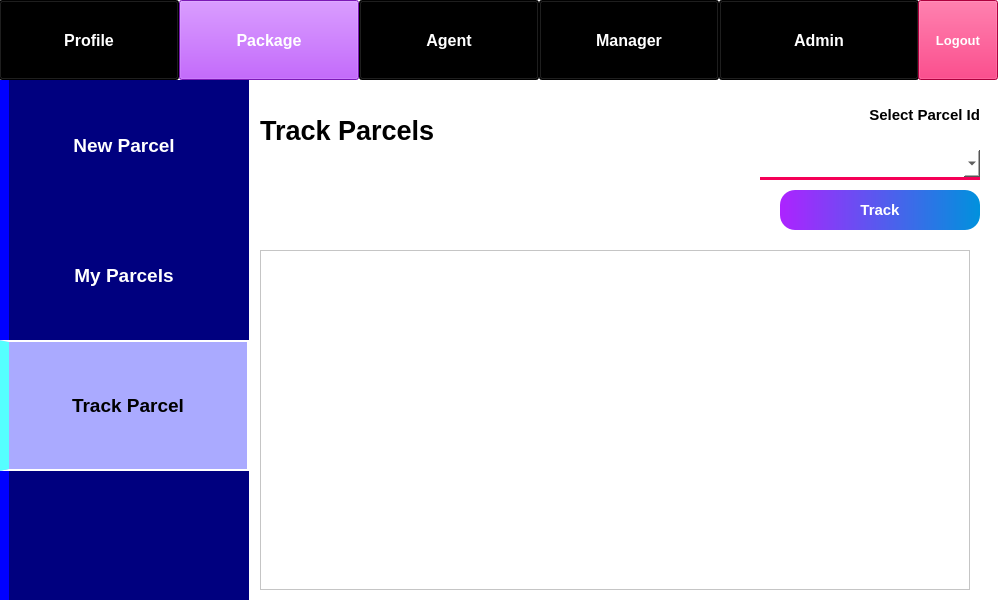
<?xml version="1.0" encoding="UTF-8"?>
<ui version="4.0">
 <class>Form</class>
 <widget class="QWidget" name="Form">
  <property name="geometry">
   <rect>
    <x>0</x>
    <y>0</y>
    <width>1000</width>
    <height>600</height>
   </rect>
  </property>
  <property name="minimumSize">
   <size>
    <width>1000</width>
    <height>600</height>
   </size>
  </property>
  <property name="windowTitle">
   <string>PMS - Track Parcel</string>
  </property>
  <property name="styleSheet">
   <string notr="true">background-color: rgb(255, 255, 255);</string>
  </property>
  <widget class="QPushButton" name="pushButton_3">
   <property name="geometry">
    <rect>
     <x>359</x>
     <y>0</y>
     <width>180</width>
     <height>80</height>
    </rect>
   </property>
   <property name="font">
    <font>
     <pointsize>12</pointsize>
     <weight>75</weight>
     <bold>true</bold>
    </font>
   </property>
   <property name="styleSheet">
    <string notr="true">background-color: rgb(0, 0, 0);
color: rgb(255, 255, 255);</string>
   </property>
   <property name="text">
    <string>Agent</string>
   </property>
  </widget>
  <widget class="QPushButton" name="pushButton_5">
   <property name="geometry">
    <rect>
     <x>719</x>
     <y>0</y>
     <width>200</width>
     <height>80</height>
    </rect>
   </property>
   <property name="font">
    <font>
     <pointsize>12</pointsize>
     <weight>75</weight>
     <bold>true</bold>
    </font>
   </property>
   <property name="styleSheet">
    <string notr="true">background-color: rgb(0, 0, 0);
color: rgb(255, 255, 255);</string>
   </property>
   <property name="text">
    <string>Admin</string>
   </property>
  </widget>
  <widget class="QPushButton" name="pushButton_2">
   <property name="geometry">
    <rect>
     <x>179</x>
     <y>0</y>
     <width>180</width>
     <height>80</height>
    </rect>
   </property>
   <property name="font">
    <font>
     <pointsize>12</pointsize>
     <weight>75</weight>
     <bold>true</bold>
    </font>
   </property>
   <property name="styleSheet">
    <string notr="true">background-color: rgb(173, 35, 255);
color: rgb(255, 255, 255);</string>
   </property>
   <property name="text">
    <string>Package</string>
   </property>
  </widget>
  <widget class="QPushButton" name="pushButton_4">
   <property name="geometry">
    <rect>
     <x>539</x>
     <y>0</y>
     <width>180</width>
     <height>80</height>
    </rect>
   </property>
   <property name="font">
    <font>
     <pointsize>12</pointsize>
     <weight>75</weight>
     <bold>true</bold>
    </font>
   </property>
   <property name="styleSheet">
    <string notr="true">background-color: rgb(0, 0, 0);
color: rgb(255, 255, 255);</string>
   </property>
   <property name="text">
    <string>Manager</string>
   </property>
  </widget>
  <widget class="QLabel" name="label">
   <property name="geometry">
    <rect>
     <x>-1</x>
     <y>80</y>
     <width>250</width>
     <height>520</height>
    </rect>
   </property>
   <property name="styleSheet">
    <string notr="true">background-color: rgb(0, 0, 127);
border-left: 10px solid rgb(0, 0, 255);</string>
   </property>
   <property name="text">
    <string/>
   </property>
  </widget>
  <widget class="QPushButton" name="pushButton">
   <property name="geometry">
    <rect>
     <x>-1</x>
     <y>0</y>
     <width>180</width>
     <height>80</height>
    </rect>
   </property>
   <property name="font">
    <font>
     <pointsize>12</pointsize>
     <weight>75</weight>
     <bold>true</bold>
    </font>
   </property>
   <property name="styleSheet">
    <string notr="true">background-color: rgb(0, 0, 0);
color: rgb(255, 255, 255);</string>
   </property>
   <property name="text">
    <string>Profile</string>
   </property>
  </widget>
  <widget class="QPushButton" name="pushButton_9">
   <property name="geometry">
    <rect>
     <x>-1</x>
     <y>210</y>
     <width>250</width>
     <height>131</height>
    </rect>
   </property>
   <property name="font">
    <font>
     <pointsize>14</pointsize>
     <weight>75</weight>
     <bold>true</bold>
    </font>
   </property>
   <property name="styleSheet">
    <string notr="true">background-color: rgb(0, 0, 127);
color: rgb(255, 255, 255);
border-left: 10px solid rgb(0, 0, 255);</string>
   </property>
   <property name="text">
    <string>My Parcels</string>
   </property>
   <property name="flat">
    <bool>true</bool>
   </property>
  </widget>
  <widget class="QPushButton" name="pushButton_10">
   <property name="geometry">
    <rect>
     <x>-1</x>
     <y>340</y>
     <width>250</width>
     <height>131</height>
    </rect>
   </property>
   <property name="font">
    <font>
     <pointsize>14</pointsize>
     <weight>75</weight>
     <bold>true</bold>
    </font>
   </property>
   <property name="styleSheet">
    <string notr="true">background-color: rgb(170, 170, 255);
color: rgb(0, 0, 0);
border: 2px solid white;
border-left: 10px solid rgb(85, 255, 255);</string>
   </property>
   <property name="text">
    <string>Track Parcel</string>
   </property>
   <property name="flat">
    <bool>true</bool>
   </property>
  </widget>
  <widget class="QPushButton" name="pushButton_7">
   <property name="geometry">
    <rect>
     <x>918</x>
     <y>0</y>
     <width>80</width>
     <height>80</height>
    </rect>
   </property>
   <property name="font">
    <font>
     <pointsize>10</pointsize>
     <weight>75</weight>
     <bold>true</bold>
    </font>
   </property>
   <property name="styleSheet">
    <string notr="true">background-color: rgb(245, 0, 87);
color: rgb(255, 255, 255);</string>
   </property>
   <property name="text">
    <string>Logout</string>
   </property>
  </widget>
  <widget class="QPushButton" name="pushButton_8">
   <property name="geometry">
    <rect>
     <x>-1</x>
     <y>80</y>
     <width>250</width>
     <height>131</height>
    </rect>
   </property>
   <property name="font">
    <font>
     <pointsize>14</pointsize>
     <weight>75</weight>
     <bold>true</bold>
    </font>
   </property>
   <property name="styleSheet">
    <string notr="true">background-color: rgb(0, 0, 127);
color: rgb(255, 255, 255);
border-left: 10px solid rgb(0, 0, 255);</string>
   </property>
   <property name="text">
    <string>New Parcel</string>
   </property>
   <property name="flat">
    <bool>true</bool>
   </property>
  </widget>
  <widget class="QComboBox" name="comboBox">
   <property name="geometry">
    <rect>
     <x>760</x>
     <y>150</y>
     <width>220</width>
     <height>30</height>
    </rect>
   </property>
   <property name="font">
    <font>
     <pointsize>11</pointsize>
    </font>
   </property>
   <property name="styleSheet">
    <string notr="true">border: none;
border-bottom: 3px solid rgb(245, 0, 87);</string>
   </property>
  </widget>
  <widget class="QPushButton" name="pushButton_11">
   <property name="geometry">
    <rect>
     <x>780</x>
     <y>190</y>
     <width>200</width>
     <height>40</height>
    </rect>
   </property>
   <property name="font">
    <font>
     <pointsize>11</pointsize>
     <weight>75</weight>
     <bold>true</bold>
    </font>
   </property>
   <property name="styleSheet">
    <string notr="true">background-color: qlineargradient(spread:pad, x1:0, y1:0, x2:1, y2:0, stop:0 rgba(173, 35, 255, 255), stop:1 rgba(0, 145, 221, 255));
color: rgb(255, 255, 255);
border-radius: 15px;</string>
   </property>
   <property name="text">
    <string>Track</string>
   </property>
  </widget>
  <widget class="QLabel" name="label_4">
   <property name="geometry">
    <rect>
     <x>780</x>
     <y>100</y>
     <width>200</width>
     <height>30</height>
    </rect>
   </property>
   <property name="font">
    <font>
     <pointsize>11</pointsize>
     <weight>75</weight>
     <bold>true</bold>
    </font>
   </property>
   <property name="text">
    <string>Select Parcel Id</string>
   </property>
   <property name="alignment">
    <set>Qt::AlignRight|Qt::AlignTrailing|Qt::AlignVCenter</set>
   </property>
  </widget>
  <widget class="QLabel" name="label_3">
   <property name="geometry">
    <rect>
     <x>260</x>
     <y>90</y>
     <width>270</width>
     <height>80</height>
    </rect>
   </property>
   <property name="font">
    <font>
     <pointsize>20</pointsize>
     <weight>75</weight>
     <bold>true</bold>
    </font>
   </property>
   <property name="text">
    <string>Track Parcels</string>
   </property>
   <property name="alignment">
    <set>Qt::AlignLeading|Qt::AlignLeft|Qt::AlignVCenter</set>
   </property>
  </widget>
  <widget class="QListWidget" name="listWidget">
   <property name="geometry">
    <rect>
     <x>260</x>
     <y>250</y>
     <width>710</width>
     <height>340</height>
    </rect>
   </property>
   <property name="frameShape">
    <enum>QFrame::StyledPanel</enum>
   </property>
   <property name="frameShadow">
    <enum>QFrame::Raised</enum>
   </property>
   <property name="lineWidth">
    <number>1</number>
   </property>
   <property name="midLineWidth">
    <number>1</number>
   </property>
   <property name="editTriggers">
    <set>QAbstractItemView::NoEditTriggers</set>
   </property>
   <property name="alternatingRowColors">
    <bool>true</bool>
   </property>
   <property name="selectionMode">
    <enum>QAbstractItemView::SingleSelection</enum>
   </property>
   <property name="movement">
    <enum>QListView::Free</enum>
   </property>
   <property name="isWrapping" stdset="0">
    <bool>false</bool>
   </property>
   <property name="resizeMode">
    <enum>QListView::Adjust</enum>
   </property>
   <property name="spacing">
    <number>10</number>
   </property>
   <property name="modelColumn">
    <number>0</number>
   </property>
   <property name="uniformItemSizes">
    <bool>true</bool>
   </property>
   <property name="wordWrap">
    <bool>true</bool>
   </property>
   <property name="itemAlignment">
    <set>Qt::AlignLeading</set>
   </property>
  </widget>
  <widget class="QLabel" name="label_5">
   <property name="geometry">
    <rect>
     <x>260</x>
     <y>180</y>
     <width>300</width>
     <height>30</height>
    </rect>
   </property>
   <property name="font">
    <font>
     <pointsize>11</pointsize>
     <weight>75</weight>
     <bold>true</bold>
    </font>
   </property>
   <property name="styleSheet">
    <string notr="true">color: rgb(255, 0, 0);</string>
   </property>
   <property name="text">
    <string/>
   </property>
   <property name="alignment">
    <set>Qt::AlignCenter</set>
   </property>
   <property name="wordWrap">
    <bool>true</bool>
   </property>
  </widget>
 </widget>
 <resources/>
 <connections/>
</ui>
